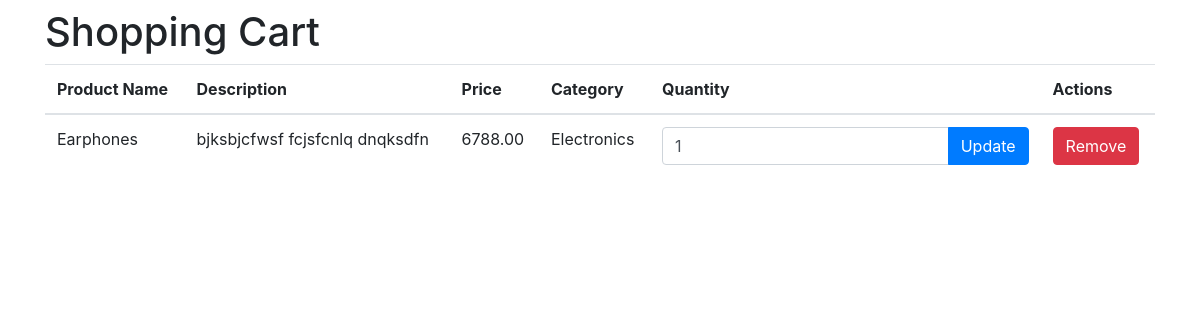
Page /view_cart/ (signed in) on the committed database.
### account/models.py (models this page shows, shortened)
class CartItem(models.Model):
    cart = models.ForeignKey(Cart, on_delete=models.CASCADE)
    product = models.ForeignKey(Product, on_delete=models.CASCADE)
    quantity = models.IntegerField(default=1)

class Product(models.Model):
    name = models.CharField(max_length=100)
    category = models.ForeignKey(ProductCategory, on_delete=models.CASCADE)
    description = models.TextField()
    price = models.DecimalField(max_digits=10, decimal_places=2)
    users = models.ManyToManyField(User, related_name='products')
    created_by = models.ForeignKey(User, on_delete=models.CASCADE, null=True, related_name='created_products')

class ProductCategory(models.Model):
    name = models.CharField(max_length=100)
    users = models.ManyToManyField(User, related_name='categories')

### account/views.py (the view)
# urls.py: path('view_cart/', cart, name='view_cart'),
@login_required
def cart(request):
    cart, created = Cart.objects.get_or_create(user=request.user)
    context = {
        'cart': cart,
    }
    return render(request, 'cart.html', context)

### templates/cart.html (shortened to what this page needs)
<!DOCTYPE html>
<html lang="en">
<head>
    <link rel="stylesheet" href="https://cdn.jsdelivr.net/npm/bootstrap@4.3.1/dist/css/bootstrap.min.css">
</head>
<body>
    <div class="container mt-2">
        <h1>Shopping Cart</h1>
        <table class="table">
            <thead>
                <tr>
                    <th scope="col">Product Name</th>
                    <th scope="col">Description</th>
                    <th scope="col">Price</th>
                    <th scope="col">Category</th>
                    <th scope="col">Quantity</th>
                    <th scope="col">Actions</th>
                </tr>
            </thead>
            <tbody>
                {% for item in cart.cartitem_set.all %}
                <tr>
                    <td>{{ item.product.name }}</td>
                    <td>{{ item.product.description }}</td>
                    <td>{{ item.product.price }}</td>
                    <td>{{ item.product.category.name }}</td>
                    <td>
                        <form method="POST" action="{% url 'update_cart' item.id %}">
                            <div class="input-group">
                                <input type="number" name="quantity" class="form-control" value="{{ item.quantity }}" min="1">
                                <div class="input-group-append">
                                    <button class="btn btn-primary" type="submit">Update</button>
                                </div>
                            </div>
                        </form>
                    </td>
                    <td>
                        <form method="POST" action="{% url 'remove_from_cart' item.id %}">
                            <button class="btn btn-danger" type="submit">Remove</button>
                        </form>
                    </td>
                </tr>
                {% empty %}
                <tr>
                    <td colspan="6">Your cart is empty.</td>
                </tr>
                {% endfor %}
            </tbody>
        </table>
    </div>
</body>
</html>

### rows in the picture
CartItem: product.name "Earphones", product.description "bjksbjcfwsf fcjsfcnlq dnqksdfn", product.price "6788.00", product.category.name "Electronics", quantity "1"
